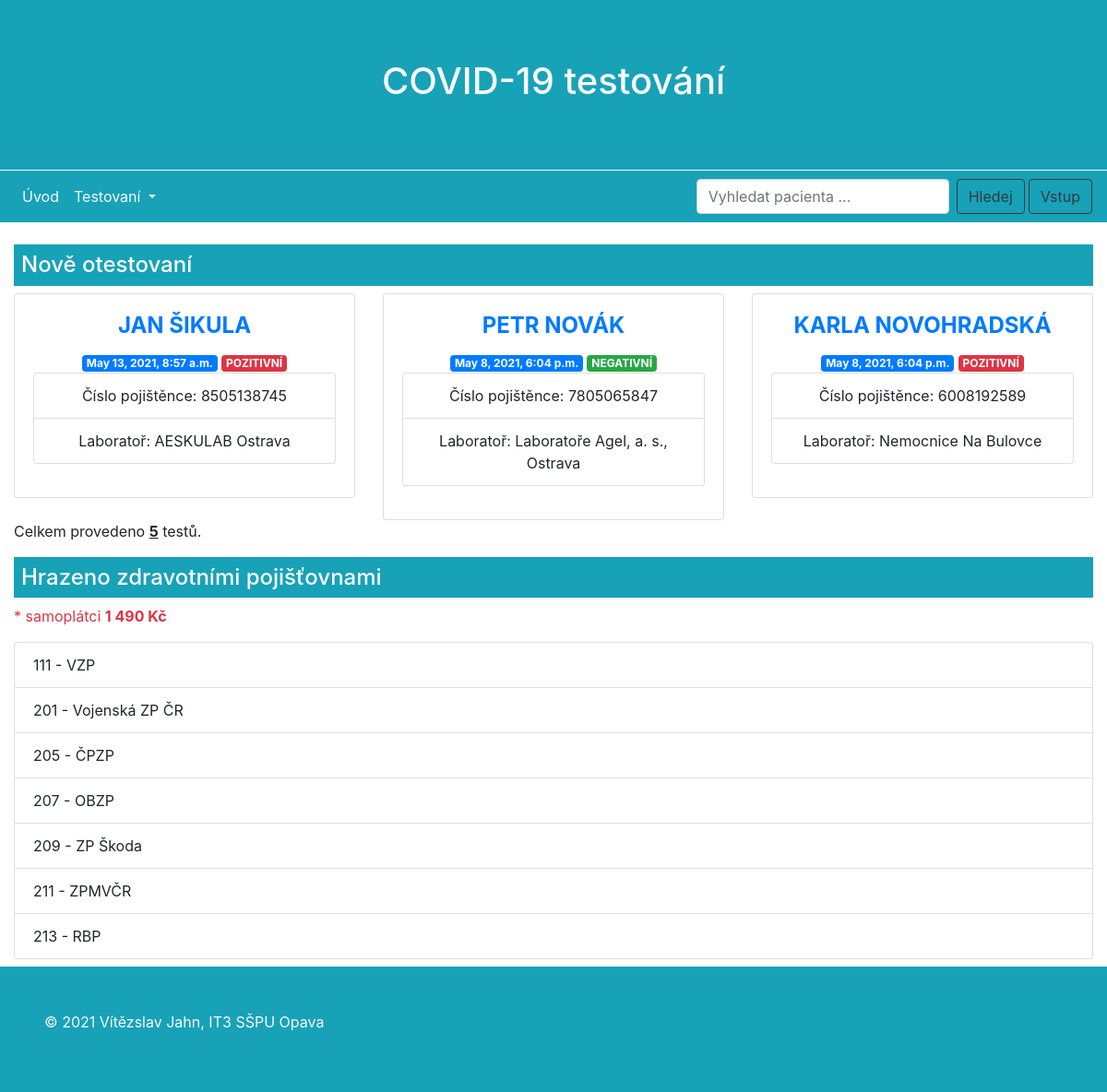
Page /covid/ on the earlier database version.
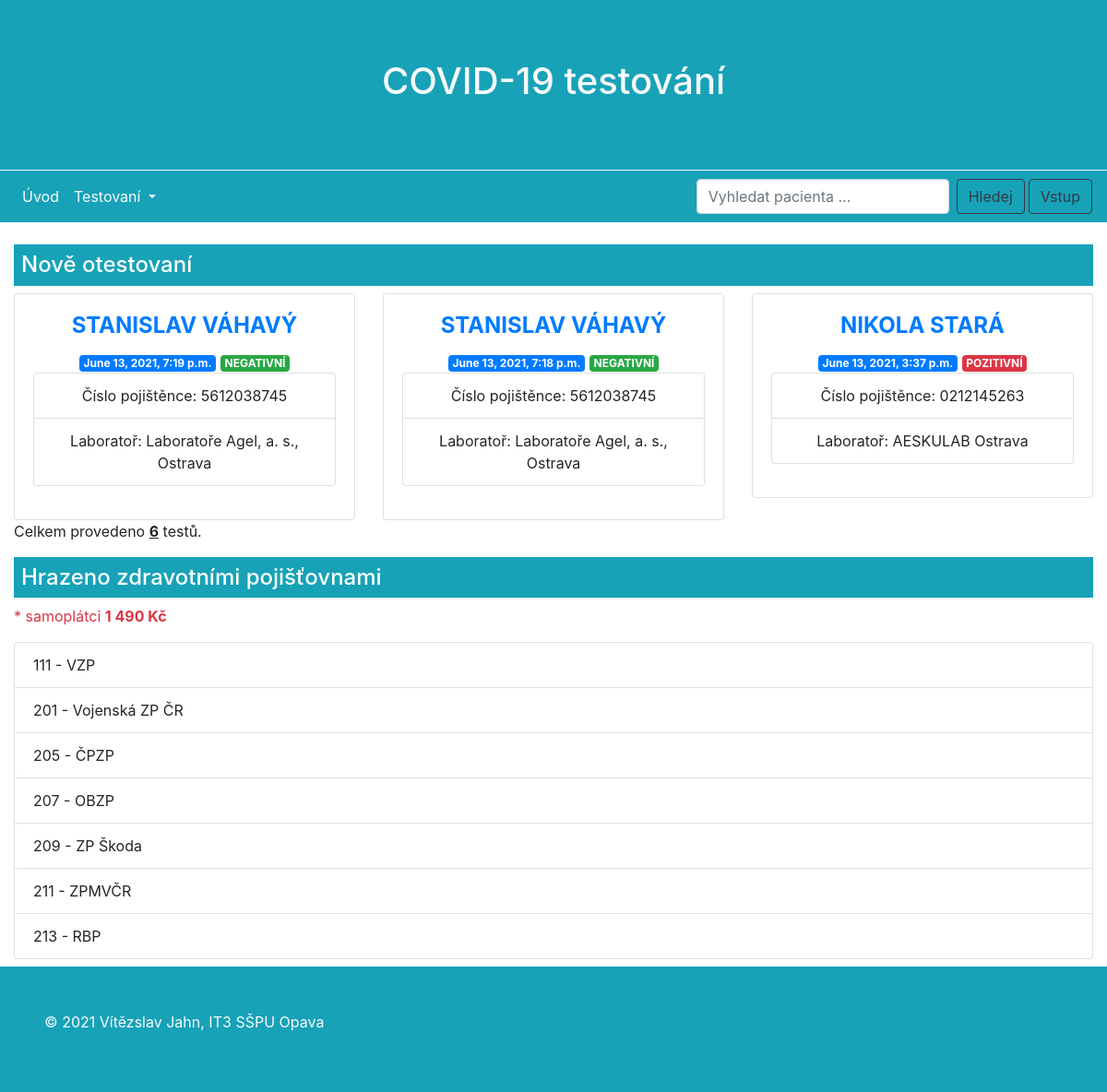
Same page on the later database version.
### covidtest/models.py (models this page shows, shortened)
class Test(models.Model):
    navsteva = models.DateTimeField(auto_now_add=True, verbose_name="Čas návštěvy") # Zajistí aktuální časové razítko
    HODNOTY = (
        ("pozitivní", "pozitivní"),
        ("negativní", "negativní")
    )
    vyhodnoceni = models.CharField(max_length=9, choices=HODNOTY, verbose_name="Vyhodnocení testu")
    poznamka = models.TextField(blank=True, null=True, verbose_name="Poznámka")
    osoba = models.ForeignKey(Osoba, on_delete=models.CASCADE, verbose_name="Osoba")
    misto = models.ForeignKey(Misto, on_delete=models.CASCADE, verbose_name="Místo provedení testu")
    laborator = models.ForeignKey(Laborator, on_delete=models.CASCADE, verbose_name="Laboratoř")
    class Meta:
        ordering = ["-vyhodnoceni"]
    def get_absolute_url(self):
        return reverse('index')
    '''
    # Po vložení záznamu testu (poslední fáze údajů o osobě) bude stránka přesměrována na seznam všech otestovaných
    def get_absolute_url(self):
        return reverse('seznam_testu')
    '''

class Osoba(models.Model):
    jmeno = models.CharField(max_length=100, verbose_name="Křestní jméno")
    prijmeni = models.CharField(max_length=100, verbose_name="Příjmení")
    datum_narozeni = models.DateField(help_text="Zadejte datum narození ve formátu <em>YYYY-MM - DD.</em>",
                                      verbose_name="Datum narození")
    rodne_cislo = models.CharField(unique=True, max_length=10, validators=[is_number], verbose_name="Rodné číslo",
                                   help_text="Zadejte rodné číslo bez lomítka.")
    cislo_op = models.PositiveIntegerField(unique=True, validators=[MaxValueValidator(999999999)], verbose_name="Číslo OP",
                                           help_text="Pokud se jedná o nezletilou osobu, která nevlastní OP, zadejte OP zák. zástupce")
    mesto = models.CharField(max_length=200, verbose_name="Město")
    ulice = models.CharField(max_length=220, verbose_name="Ulice včetně č. p.")
    psc = models.PositiveIntegerField(validators=[MaxValueValidator(99999), MinValueValidator(10000)], verbose_name="PSČ")
    tel_cislo = models.PositiveIntegerField(validators=[MaxValueValidator(999999999), MinValueValidator(111111111)],
                                            verbose_name="Telefonní číslo")
    email = models.EmailField(max_length=254, unique=True, blank=True, null=True, verbose_name="E-mail")
    class Meta:
        ordering = ["prijmeni"]
    '''
    def get_absolute_url(self):
        return reverse('pojistenec-create')
    '''
    ''' Při stisknutí tlačítka "Uložit" dojde automaticky k přesměrování na stránku k sestavení údajů
        o pojištěné osobě.
    '''
    '''
    def get_absolute_url(self):
        return reverse('pojistenec-create')
'''

class Pojistenec(models.Model):
    cislo_pojistence = models.CharField(validators=[is_number], verbose_name="Číslo pojištěnce", max_length=10, unique=True)
    osoba = models.OneToOneField(Osoba, on_delete=models.CASCADE)
    zp = models.ForeignKey(Pojistovna, on_delete=models.CASCADE)
    class Meta:
        ordering = ["cislo_pojistence"]
    '''
    def get_absolute_url(self):
        return reverse('test-create')
    '''

class Laborator(models.Model):
    nazev = models.CharField(verbose_name="Název laboratoře", max_length=200)
    class Meta:
        ordering = ["nazev"]

class Pojistovna(models.Model):
    POJISTOVNY = (
        ('111 - VZP', '111 - VZP'),
        ('201 - Vojenská ZP ČR', '201 - Vojenská ZP ČR'),
        ('205 - ČPZP', '205 - ČPZP'),
        ('207 - OBZP', '207 - OBZP'),
        ('209 - ZP Škoda', '209 - ZP Škoda'),
        ('211 - ZPMVČR', '211 - ZPMVČR'),
        ('213 - RBP', '213 - RBP'),
    )
    pojistovna = models.CharField(max_length=20, choices=POJISTOVNY, default='111 - VZP', verbose_name="Zdravotní pojišťovna")

### covidtest/views.py (the view)
# urls.py: path('', views.index, name='index'),
def index(request):
    num_test = Test.objects.all().count()
    test = Test.objects.order_by('-navsteva')[:3]
    cp = Pojistenec.objects.order_by('osoba')
    pojistovny = Pojistovna.objects.order_by('pojistovna')
    context = {
        'num_test': num_test,
        'test': test,
        'cp': cp,
        'pojistovny': pojistovny,
    }
    return render(request, 'index.html', context=context)

### covidtest/templates/index.html
{% extends "base.html" %}
{% block content %}
<h4 class="text-left bg-info text-white p-2 mb-2">
    Nově otestovaní
</h4>
<div class="row">
    {% include "blocks/cards.html" %}
</div>
<p>Celkem provedeno <b><u>{{num_test}}</u></b> testů.
<h4 class="text-left bg-info text-white p-2 mb-2 mt-3">
    Hrazeno zdravotními pojišťovnami
</h4>
<p class="text-danger">* samoplátci <b>1 490 Kč</b></p>
<div>
    {% include "blocks/pojistovny_cards.html" %}
</div>
{% endblock %}

### covidtest/templates/blocks/cards.html (shortened to what this page needs)
{% for nakazeny in test %}
    <div class="col-xs-12 col-sm-6 col-lg-4">
        <div class="card text-center">
            <div class="card-body">
                <h4 class="card-title" style="text-transform:uppercase">
                    <a href="{% url 'pacient-detail' nakazeny.osoba.id %}">
                    <b> {{nakazeny.osoba.jmeno}} {{ nakazeny.osoba.prijmeni }} </b>
                    </a>
                </h4>
                <span class="badge badge-primary">{{ nakazeny.navsteva }}</span>
                {% if nakazeny.vyhodnoceni == 'pozitivní' %}
                    <span class="badge badge-danger text-white">POZITIVNÍ</span>
                {% else %}
                    <span class="badge badge-success text-white">NEGATIVNÍ</span>
                {% endif %}
                    <ul class="text-center karticky p-0">
                        {% for cislo in cp %}
                        {% if cislo.osoba.jmeno == nakazeny.osoba.jmeno and cislo.osoba.prijmeni == nakazeny.osoba.prijmeni %}
                        <li class="list-group-item"><span class="text-left">Číslo pojištěnce:</span> <span>{{cislo.cislo_pojistence}}</span></li>
                        {% endif %}
                        {% endfor %}
                      <li class="list-group-item">Laboratoř: {{ nakazeny.laborator.nazev }}</li>
                    </ul>
            </div>
        </div>
    </div>
    {% endfor %}

### covidtest/templates/blocks/pojistovny_cards.html
<ul class="list-group">
  {% for pojistovna in pojistovny %}
    <li class="list-group-item d-flex justify-content-between align-items-center">
        {{pojistovna.pojistovna}}
        {% endfor %}
  </li>
</ul>

Differences in the rows shown:
no longer on this page (row unchanged): Test: osoba.jmeno "JAN", osoba.prijmeni "ŠIKULA", navsteva "May 13, 2021, 8:57 a.m.", vyhodnoceni "POZITIVNÍ", laborator.nazev "AESKULAB Ostrava"
no longer on this page (row unchanged): Pojistenec: cislo_pojistence "8505138745", shown under "JAN"
no longer on this page (row unchanged): Test: osoba.jmeno "PETR", osoba.prijmeni "NOVÁK", navsteva "May 8, 2021, 6:04 p.m.", vyhodnoceni "NEGATIVNÍ", laborator.nazev "Laboratoře Agel, a. s., Ostrava"
no longer on this page (row unchanged): Pojistenec: cislo_pojistence "7805065847", shown under "PETR"
removed Test: osoba.jmeno "KARLA", osoba.prijmeni "NOVOHRADSKÁ", navsteva "May 8, 2021, 6:04 p.m.", vyhodnoceni "POZITIVNÍ", laborator.nazev "Nemocnice Na Bulovce"
removed Pojistenec: cislo_pojistence "6008192589", shown under "KARLA"
added Test: osoba.jmeno "STANISLAV", osoba.prijmeni "VÁHAVÝ", navsteva "June 13, 2021, 7:19 p.m.", vyhodnoceni "NEGATIVNÍ", laborator.nazev "Laboratoře Agel, a. s., Ostrava"
added Pojistenec: cislo_pojistence "5612038745"
added Test: osoba.jmeno "STANISLAV", osoba.prijmeni "VÁHAVÝ", navsteva "June 13, 2021, 7:18 p.m.", vyhodnoceni "NEGATIVNÍ", laborator.nazev "Laboratoře Agel, a. s., Ostrava"
added Test: osoba.jmeno "NIKOLA", osoba.prijmeni "STARÁ", navsteva "June 13, 2021, 3:37 p.m.", vyhodnoceni "POZITIVNÍ", laborator.nazev "AESKULAB Ostrava"
added Pojistenec: cislo_pojistence "0212145263", shown under "NIKOLA"
Other differences:
{{ num_test }}: "5" → "6"
